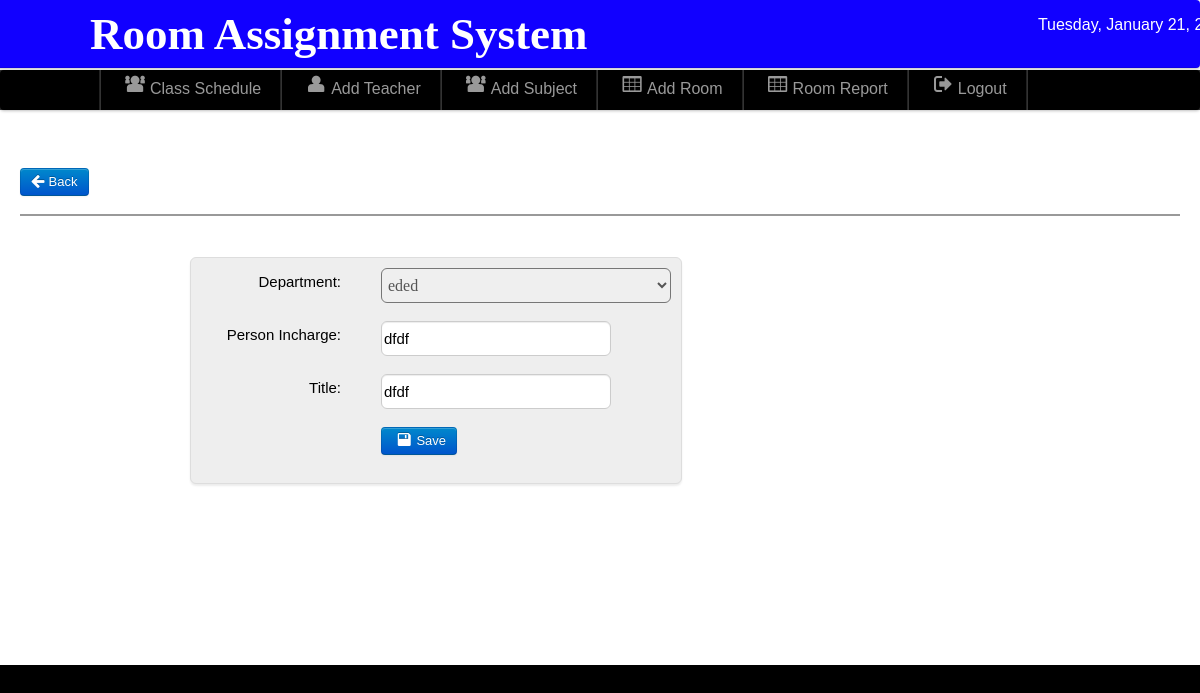
Page /admin/edit_department.php?id=11 (signed in) on the committed database.
### tables this page shows
CREATE TABLE `departmet` (
  `department_id` int(11) NOT NULL,
  `person_incharge` varchar(50) NOT NULL,
  `title` varchar(50) NOT NULL,
  `department` varchar(100) NOT NULL
);

### admin/edit_department.php (the view, shortened to what this page needs)
<?php
include('./components/header.php');
include('./connection/dbcon.php');
include('./components/nav-top1.php');
include('./components/main.php');
$id_get=$_GET['id'];
?>
<div class="wrapper">
<div id="element" class="hero-body-subject-add">
<div class="nav-content">
<h2><font color="white">Edit Department</font></h2>
	<a class="btn btn-primary"  href="department.php">  <i class="icon-arrow-left icon-large"></i>&nbsp;Back</a>
	<hr>
	<form id="save_voter" class="form-horizontal">
    <fieldset>
	<div class="add_subject">
	<ul class="thumbnails_new_voter">
    <li class="span3">
    <div class="thumbnail_new_voter">
	<?php $result=mysqli_query($conn,"select * from departmet where department_id='$id_get'")or die(mysqli_error());
$row=mysqli_fetch_array($result);
	?>
	<div class="control-group">
    <label class="control-label" for="input01">Department:</label>
    <div class="controls">
   <select name="Department" class="Department" id="span9000">
	<option><?php echo  $row['department']; ?></option>
<?php
$department=mysqli_query($conn,"select * from departmet")or die(mysqli_error());
?>
	</select>
    </div>
    </div>
	<div class="control-group">
    <label class="control-label" for="input01">Person Incharge:</label>
    <div class="controls">
    <input type="text" id="span900" name="Person" class="Person" value="<?php echo $row['person_incharge']; ?>">
    </div>
    </div>
	<div class="control-group">
    <label class="control-label" for="input01">Title:</label>
    <div class="controls">
    <input type="text" id="span900" name="Title" class="Title" value="<?php echo $row['title']; ?>">
    </div>
    </div>
	<div class="control-group">
    <div class="controls">
	<button id="save_voter" class="btn btn-primary" name="save"><i class="icon-save icon-large"></i>Save</button>
    </div>
    </div>
    </fieldset>
    </form>
</div>
	</div>
</div>
</body>

### admin/css/style.css (style rules this page uses)
* { margin:0; padding:0; }
a { color:#000000; }
.wrapper { margin-top: -43px; background-color: #ffffff; }
html, body { height: 100%; margin: 0; padding: 0; display: flex; flex-direction: column; min-height: 100%; }
.hero-body-subject-add { padding: 20px; background-color: #ffffff; color: white; border-radius: 8px; }
label { color: #000000; }

### rows in the picture
departmet: Department "eded", Person "dfdf", Title "dfdf"
